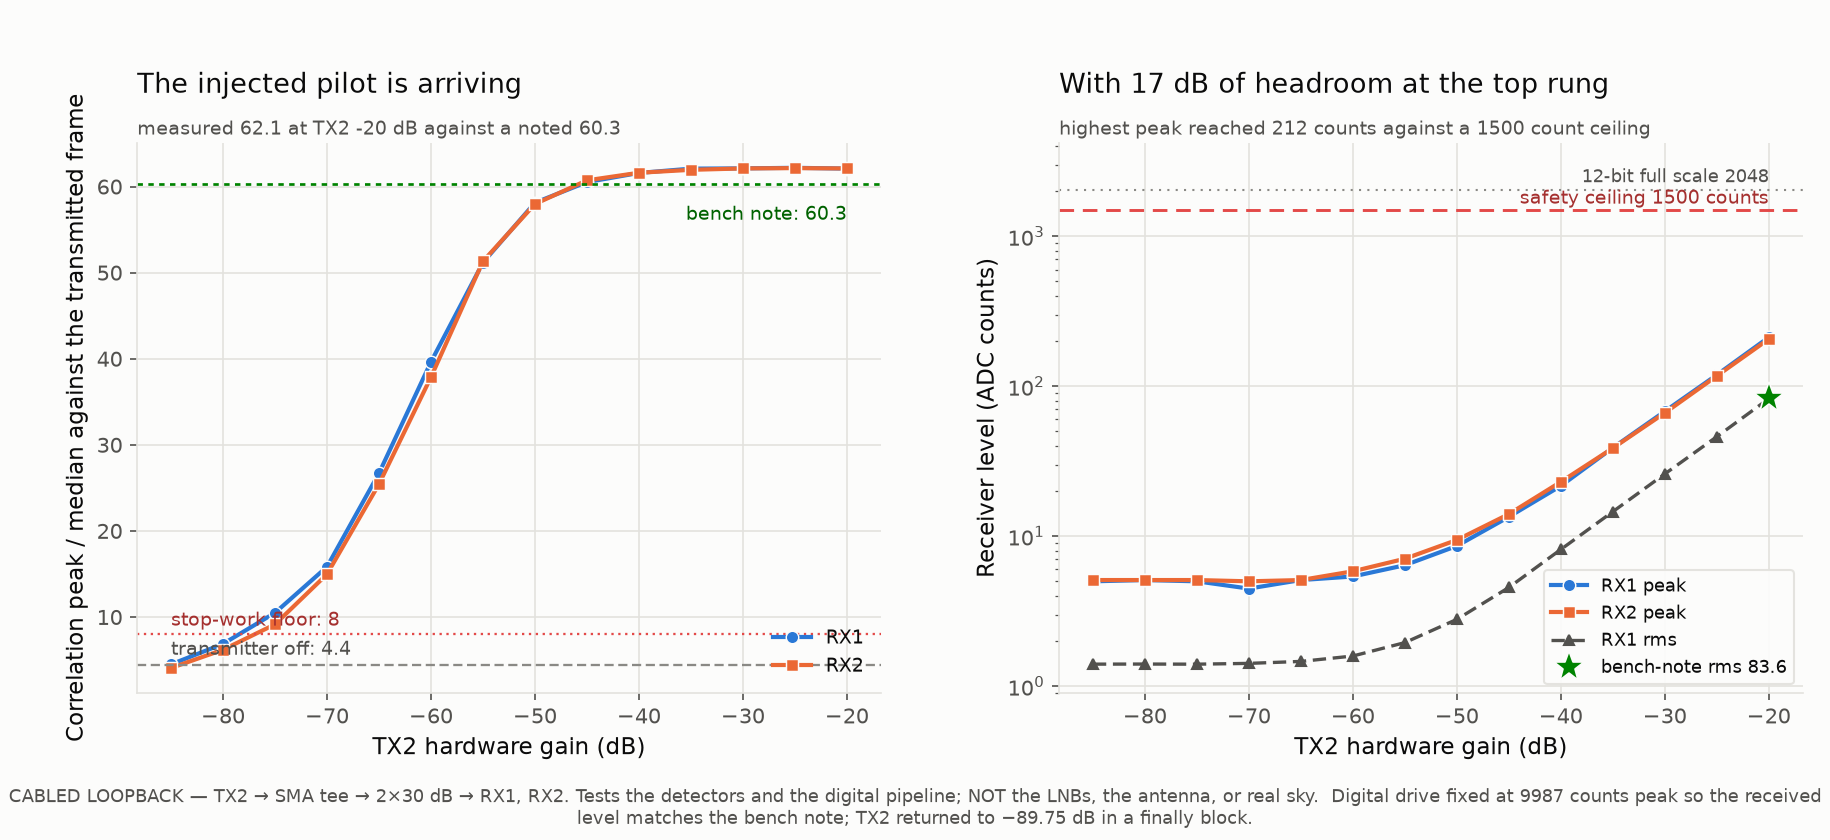

Here is the Python script that generated this plot:
"""E1 figure: the rig reproduces the bench numbers, and the ladder is safe.

Two things have to be true before any of the other experiments mean anything:
the injected pilot is actually arriving (correlation peak/median), and the
receiver is nowhere near saturating (peak counts against the 12-bit rail).
"""
from __future__ import annotations

import json
from pathlib import Path
import sys

import numpy as np

HERE = Path(__file__).resolve().parent
sys.path.insert(0, str(HERE))
sys.path.insert(0, str(HERE.parent))
import analysis as A
import style

RUN = HERE.parent / "e1_smoke.json"
REFERENCE = {"rms": 83.6, "peak_to_median": 60.3, "tx2_gain_db": -20.0}
RX_CEILING = 1500.0


def main() -> None:
    style.apply()
    import matplotlib.pyplot as plt

    data = json.loads(RUN.read_text())
    rungs = data["ladder"]
    gains = np.array([r["tx2_gain_db"] for r in rungs])
    payload = {"figure": "smoke-test", "note": A.LOOPBACK_NOTE,
               "reference_from_bench_notes": REFERENCE,
               "config": data["config"], "tx_waveform": data["tx_waveform"],
               "tx_off": {"rx1_rms": data["tx_off"]["rx1"]["rms"],
                          "rx1_peak_to_median":
                              data["tx_off"]["rx1_corr"]["peak_to_median"]},
               "ladder": [{"tx2_gain_db": r["tx2_gain_db"],
                           "rx1_rms": r["rx1"]["rms"], "rx2_rms": r["rx2"]["rms"],
                           "rx1_peak": r["rx1"]["peak"], "rx2_peak": r["rx2"]["peak"],
                           "rx1_peak_to_median": r["rx1_corr"]["peak_to_median"],
                           "rx2_peak_to_median": r["rx2_corr"]["peak_to_median"]}
                          for r in rungs],
               "verdict": data["verdict"], "rx_peak_ceiling_counts": RX_CEILING}
    (HERE / "smoke-test.json").write_text(json.dumps(payload, indent=1))

    fig = plt.figure(figsize=(12.2, 5.6))
    grid = fig.add_gridspec(1, 2, wspace=0.24, left=0.075, right=0.985,
                            top=0.83, bottom=0.175)
    ax = fig.add_subplot(grid[0, 0])
    ax2 = fig.add_subplot(grid[0, 1])

    for key, colour, label in (("rx1_corr", style.SERIES[0], "RX1"),
                               ("rx2_corr", style.SERIES[1], "RX2")):
        y = [r[key]["peak_to_median"] for r in rungs]
        ax.plot(gains, y, color=colour, marker="o" if key == "rx1_corr" else "s",
                markersize=6, markeredgecolor=style.SURFACE, markeredgewidth=0.7,
                label=label)
    ax.axhline(data["tx_off"]["rx1_corr"]["peak_to_median"], color=style.MUTED,
               linewidth=1.1, linestyle=(0, (4, 2)))
    ax.text(gains.min(), data["tx_off"]["rx1_corr"]["peak_to_median"] + 1.2,
            f"transmitter off: {data['tx_off']['rx1_corr']['peak_to_median']:.1f}",
            fontsize=9, color=style.INK_2, ha="left")
    ax.axhline(REFERENCE["peak_to_median"], color="#008300", linewidth=1.3,
               linestyle=(0, (2, 2)))
    ax.text(gains.max(), REFERENCE["peak_to_median"] - 2.5,
            f"bench note: {REFERENCE['peak_to_median']}", fontsize=9,
            color="#006200", ha="right", va="top")
    ax.axhline(8.0, color="#e34948", linewidth=1.1, linestyle=(0, (1, 2)))
    ax.text(gains.min(), 9.0, "stop-work floor: 8", fontsize=9, color="#a5302f")
    ax.set_xlabel("TX2 hardware gain (dB)")
    ax.set_ylabel("Correlation peak / median against the transmitted frame")
    ax.set_title("The injected pilot is arriving", loc="left", pad=24)
    final = rungs[-1]
    ax.text(0.0, 1.015,
            f"measured {final['rx1_corr']['peak_to_median']:.1f} at TX2 "
            f"{final['tx2_gain_db']:.0f} dB against a noted {REFERENCE['peak_to_median']}",
            transform=ax.transAxes, fontsize=9, color=style.INK_2)
    ax.legend(loc="lower right")

    for key, colour, marker, label in (("rx1", style.SERIES[0], "o", "RX1 peak"),
                                       ("rx2", style.SERIES[1], "s", "RX2 peak")):
        ax2.plot(gains, [r[key]["peak"] for r in rungs], color=colour,
                 marker=marker, markersize=6, markeredgecolor=style.SURFACE,
                 markeredgewidth=0.7, label=label)
    ax2.plot(gains, [r["rx1"]["rms"] for r in rungs], color=style.INK_2,
             linewidth=1.6, linestyle=(0, (4, 2)), marker="^", markersize=5,
             label="RX1 rms")
    ax2.axhline(RX_CEILING, color="#e34948", linewidth=1.4, linestyle=(0, (5, 3)))
    ax2.text(gains.max(), RX_CEILING * 1.10, "safety ceiling 1500 counts",
             fontsize=9, color="#a5302f", ha="right")
    ax2.axhline(2048, color=style.MUTED, linewidth=1.0, linestyle=(0, (1, 3)))
    ax2.text(gains.max(), 2048 * 1.12, "12-bit full scale 2048", fontsize=8.5,
             color=style.INK_2, ha="right")
    ax2.plot([REFERENCE["tx2_gain_db"]], [REFERENCE["rms"]], marker="*",
             markersize=15, color="#008300", markeredgecolor=style.SURFACE,
             markeredgewidth=0.8, linestyle="none", label="bench-note rms 83.6")
    ax2.set_yscale("log")
    ax2.set_ylim(0.9, 4200)
    ax2.set_xlabel("TX2 hardware gain (dB)")
    ax2.set_ylabel("Receiver level (ADC counts)")
    top_peak = max(max(r["rx1"]["peak"], r["rx2"]["peak"]) for r in rungs)
    headroom = 20 * np.log10(RX_CEILING / top_peak)
    ax2.set_title(f"With {headroom:.0f} dB of headroom at the top rung",
                  loc="left", pad=24)
    ax2.text(0.0, 1.015,
             f"highest peak reached {top_peak:.0f} counts against a 1500 count ceiling",
             transform=ax2.transAxes, fontsize=9, color=style.INK_2)
    ax2.legend(loc="lower right", fontsize=8.5, framealpha=0.95,
               frameon=True, facecolor=style.SURFACE, edgecolor=style.GRID)

    style.footer(fig, f"Digital drive fixed at {data['tx_waveform']['digital_peak']:.0f} "
                      f"counts peak so the received level matches the bench note; "
                      f"TX2 returned to −89.75 dB in a finally block.")
    fig.savefig(HERE / "smoke-test.png")
    print("peak/median at -20 dB:", final["rx1_corr"]["peak_to_median"])
    print("rms at -20 dB:", final["rx1"]["rms"], "peak:", final["rx1"]["peak"])


if __name__ == "__main__":
    main()
